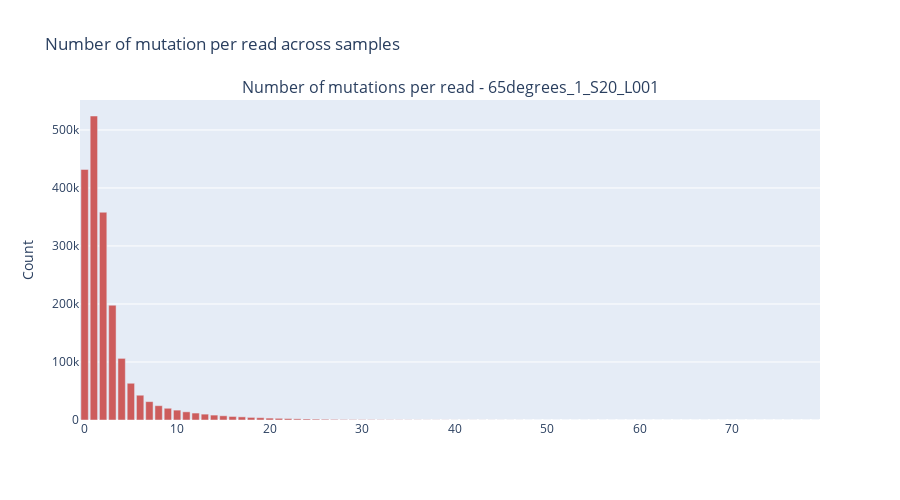

The code cell stored with this chart in its notebook:
### Markdown cell above
## Mutations per read per reference

### Code cell
fig = study.mutations_per_read_per_sample(
    sample = sample,
)['fig']
fig.show()
fig.write_html(os.path.join(path_figs, 'mutations_per_read_per_sample.html'))

### Figure 1 — Plotly figure (JSON) as saved in the notebook; plotly's stock layout.template omitted (floating-point values rounded to 4 significant figures; data arrays with more than 128 entries replaced by an {"elided": "..."} marker saying what was removed)
{"data": [{"marker": {"color": "indianred"}, "showlegend": false, "type": "bar", "x": [0, 1, 2, 3, 4, 5, 6, 7, 8, 9, 10, 11, 12, 13, 14, 15, 16, 17, 18, 19, 20, 21, 22, 23, 24, 25, 26, 27, 28, 29, 30, 31, 32, 33, 34, 35, 36, 37, 38, 39, 40, 41, 42, 43, 44, 45, 46, 47, 48, 49, 50, 51, 52, 53, 54, 55, 56, 57, 58, 59, 60, 61, 62, 63, 64, 65, 66, 67, 68, 69, 70, 71, 72, 73, 74, 75, 76, 77, 78, 79], "xaxis": "x", "y": {"elided": "169 int values"}, "yaxis": "y"}], "layout": {"annotations": [{"font": {"size": 16}, "showarrow": false, "text": "Number of mutations per read - 65degrees_1_S20_L001", "x": 0.5, "xanchor": "center", "xref": "paper", "y": 1, "yanchor": "bottom", "yref": "paper"}], "autosize": true, "height": 500, "title": {"text": "Number of mutation per read across samples"}, "xaxis": {"anchor": "y", "domain": [0, 1], "dtick": 10}, "yaxis": {"anchor": "x", "domain": [0, 1], "title": {"text": "Count"}}}}
